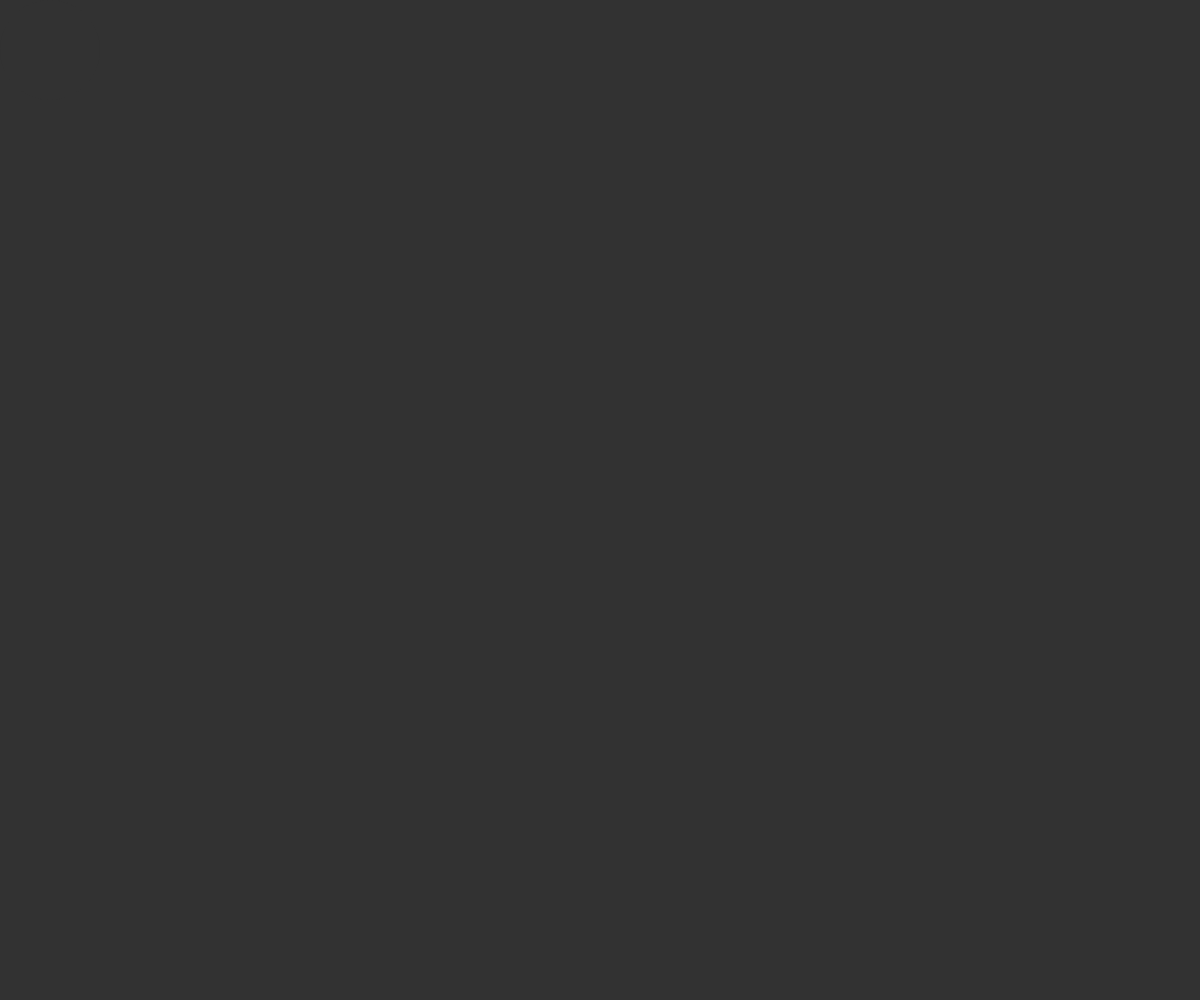
Frame 1 (no input)
Frame 60 (no input): identical to frame 1, image omitted
Frame 120 (the mouse pressed at the canvas centre since frame 60): identical to frame 1, image omitted

The p5.js sketch that drew this single still picture (run headless with seeded random() and noise() and a simulated clock; from frame 60 on, the mouse is pressed at the canvas centre):

// p5.js sketch
// ── sketch.js

let slider1;
let slider2;
let slider3;
let slider4;
let slider5;
let slider6;


function setup() {
	createCanvas(windowWidth, windowHeight);
	slider1=createSlider(0,255);	
	slider2=createSlider(0,255);
	slider3=createSlider(0,255);
	slider4=createSlider(0,windowWidth);
	slider5=createSlider(0,windowHeight);
	slider6=createSlider(100,500);	
}

function draw() {	
	background(slider1.value(),slider2.value(),slider3.value());
	fill(slider3.value(),slider2.value(),slider1.value());
	noStroke();
	ellipse(slider4.value(),slider5.value(),slider6.value());

}
